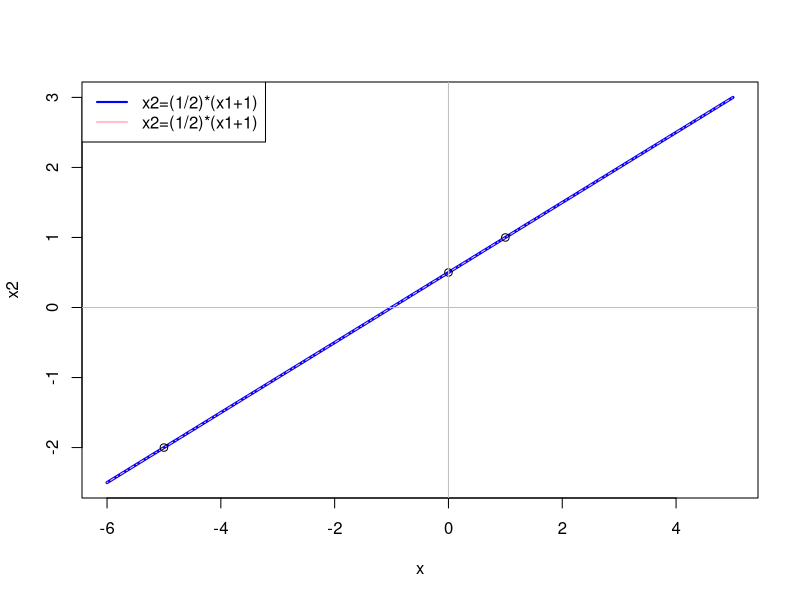

Write R code to recreate this figure.
## ---- chunk 1
curve((1/2)*(x+1), from = -6, to = 5, col = "blue", lwd = 3, ylab = "x2")
curve((1/2)*(x+1), col = "pink", add = TRUE, lwd = 1, lty = 4)
legend("topleft",
legend=c("x2=(1/2)*(x1+1)","x2=(1/2)*(x1+1)"),
col=c("blue","pink"),
lty=1,lwd=2)
points(0,0.5)
points(1,1)
points(-5,-2)
abline(h=0, v=0, col="gray")
